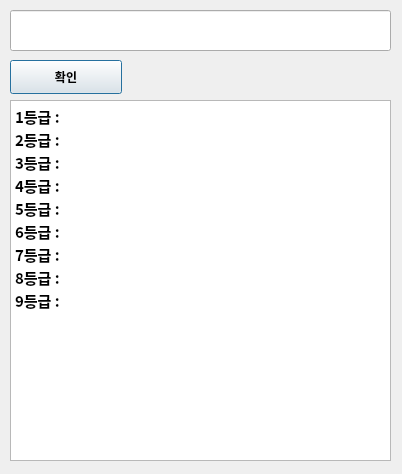
<?xml version="1.0" encoding="UTF-8"?>
<ui version="4.0">
 <class>splitGrade</class>
 <widget class="QDialog" name="splitGrade">
  <property name="geometry">
   <rect>
    <x>0</x>
    <y>0</y>
    <width>402</width>
    <height>474</height>
   </rect>
  </property>
  <property name="windowTitle">
   <string>splitGrade</string>
  </property>
  <widget class="QPushButton" name="ok">
   <property name="geometry">
    <rect>
     <x>10</x>
     <y>60</y>
     <width>112</width>
     <height>34</height>
    </rect>
   </property>
   <property name="font">
    <font>
     <family>Noto Sans CJK KR Black</family>
     <weight>75</weight>
     <bold>true</bold>
    </font>
   </property>
   <property name="text">
    <string>확인</string>
   </property>
  </widget>
  <widget class="QTextBrowser" name="displayer">
   <property name="geometry">
    <rect>
     <x>10</x>
     <y>100</y>
     <width>381</width>
     <height>361</height>
    </rect>
   </property>
   <property name="font">
    <font>
     <family>Noto Sans CJK KR Black</family>
     <pointsize>11</pointsize>
     <weight>75</weight>
     <bold>true</bold>
    </font>
   </property>
   <property name="html">
    <string>&lt;!DOCTYPE HTML PUBLIC &quot;-//W3C//DTD HTML 4.0//EN&quot; &quot;http://www.w3.org/TR/REC-html40/strict.dtd&quot;&gt;
&lt;html&gt;&lt;head&gt;&lt;meta name=&quot;qrichtext&quot; content=&quot;1&quot; /&gt;&lt;style type=&quot;text/css&quot;&gt;
p, li { white-space: pre-wrap; }
&lt;/style&gt;&lt;/head&gt;&lt;body style=&quot; font-family:'Noto Sans CJK KR Black'; font-size:11pt; font-weight:600; font-style:normal;&quot;&gt;
&lt;p style=&quot; margin-top:0px; margin-bottom:0px; margin-left:0px; margin-right:0px; -qt-block-indent:0; text-indent:0px;&quot;&gt;1등급 :&lt;/p&gt;
&lt;p style=&quot; margin-top:0px; margin-bottom:0px; margin-left:0px; margin-right:0px; -qt-block-indent:0; text-indent:0px;&quot;&gt;2등급 :&lt;/p&gt;
&lt;p style=&quot; margin-top:0px; margin-bottom:0px; margin-left:0px; margin-right:0px; -qt-block-indent:0; text-indent:0px;&quot;&gt;3등급 :&lt;/p&gt;
&lt;p style=&quot; margin-top:0px; margin-bottom:0px; margin-left:0px; margin-right:0px; -qt-block-indent:0; text-indent:0px;&quot;&gt;4등급 :&lt;/p&gt;
&lt;p style=&quot; margin-top:0px; margin-bottom:0px; margin-left:0px; margin-right:0px; -qt-block-indent:0; text-indent:0px;&quot;&gt;5등급 :&lt;/p&gt;
&lt;p style=&quot; margin-top:0px; margin-bottom:0px; margin-left:0px; margin-right:0px; -qt-block-indent:0; text-indent:0px;&quot;&gt;6등급 :&lt;/p&gt;
&lt;p style=&quot; margin-top:0px; margin-bottom:0px; margin-left:0px; margin-right:0px; -qt-block-indent:0; text-indent:0px;&quot;&gt;7등급 :&lt;/p&gt;
&lt;p style=&quot; margin-top:0px; margin-bottom:0px; margin-left:0px; margin-right:0px; -qt-block-indent:0; text-indent:0px;&quot;&gt;8등급 :&lt;/p&gt;
&lt;p style=&quot; margin-top:0px; margin-bottom:0px; margin-left:0px; margin-right:0px; -qt-block-indent:0; text-indent:0px;&quot;&gt;9등급 : &lt;/p&gt;&lt;/body&gt;&lt;/html&gt;</string>
   </property>
  </widget>
  <widget class="QLineEdit" name="numInput">
   <property name="geometry">
    <rect>
     <x>10</x>
     <y>10</y>
     <width>381</width>
     <height>41</height>
    </rect>
   </property>
   <property name="font">
    <font>
     <family>Noto Sans CJK KR Black</family>
     <pointsize>10</pointsize>
     <weight>75</weight>
     <bold>true</bold>
    </font>
   </property>
  </widget>
 </widget>
 <resources/>
 <connections/>
</ui>
